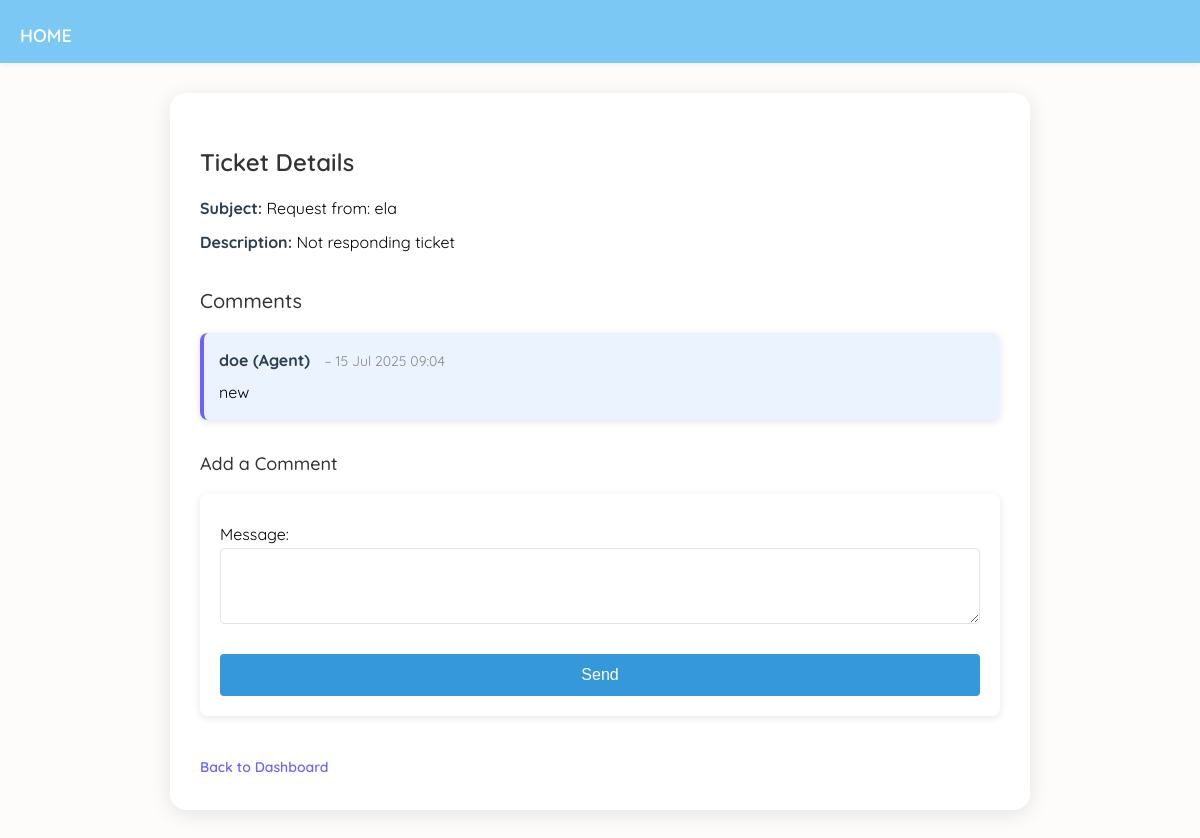
/workerticket/69/ (signed in), run on the app's committed database.
### helpdeskApp/models.py (models this page shows, shortened)
class Ticket(models.Model):
    STATUS_CHOICES = (
        ('open', 'Open'),
        ('in_progress', 'In Progress'),
        ('resolved', 'Resolved'),
        ('closed', 'Closed'),
    )
    PRIORITY_CHOICES = (
        ('high', 'High'),
        ('medium', 'Medium'),
        ('low', 'Low'),
    )
    CATEGORY_CHOICES = (
        ('software', 'Software'),
        ('hardware', 'Hardware'),
        ('network', 'Network'),
        ('other', 'Other'),
    )
    created_by = models.ForeignKey(
        settings.AUTH_USER_MODEL,
        on_delete=models.CASCADE,
        related_name='created_tickets'
    )
    assigned_to = models.ForeignKey(
        settings.AUTH_USER_MODEL,
        on_delete=models.SET_NULL,
        null=True,
        blank=True,
        limit_choices_to={'role': 'agent'},
        related_name='assigned_tickets'
    )
    subject = models.CharField(max_length=255)
    description = models.TextField()
    status = models.CharField(max_length=20, choices=STATUS_CHOICES, default='open')
    priority = models.CharField(max_length=10, choices=PRIORITY_CHOICES, default='medium')
    category = models.CharField(max_length=20, choices=CATEGORY_CHOICES, default='other')
    created_at = models.DateTimeField(auto_now_add=True)
    updated_at = models.DateTimeField(auto_now=True)

class Comment(models.Model):
    ticket = models.ForeignKey('Ticket', related_name='comments', on_delete=models.CASCADE)
    author = models.ForeignKey(User, on_delete=models.CASCADE)
    message = models.TextField()
    created_at = models.DateTimeField(auto_now_add=True)

class CustomUser(AbstractUser):
    ROLE_CHOICES= (
        ('worker', 'Worker'),
        ('agent','Helpdesk Agent'),
    )
    role=models.CharField(max_length=25, choices=ROLE_CHOICES)

### helpdeskApp/views.py (the view)
# urls.py: path('workerticket/<int:ticket_id>/', views.ticket_detail, name='ticket_detail'),
@login_required
def ticket_detail(request, ticket_id):
    ticket = get_object_or_404(Ticket, id=ticket_id)
    if request.user != ticket.created_by and request.user != ticket.assigned_to and not request.user.is_staff:
        return HttpResponseForbidden()
    comments = ticket.comments.all().order_by('created_at')
    if request.method == 'POST':
        form = CommentForm(request.POST)
        if form.is_valid():
            comment = form.save(commit=False)
            comment.ticket = ticket
            comment.author = request.user
            comment.save()
            return redirect('ticket_detail', ticket_id=ticket.id)
    else:
        form = CommentForm()
    return render(request, 'ticket_detail.html', {
        'ticket': ticket,
        'comments': comments,
        'form': form,
    })

### helpdeskApp/forms.py
class CommentForm(forms.ModelForm):
    class Meta:
        model = Comment
        fields = ['message']
        widgets = {
            'message': forms.Textarea(attrs={'rows': 3}),
        }

### helpdeskApp/templates/ticket_detail.html (shortened to what this page needs)
{% load static %}
<!DOCTYPE html>
<html>
<head>
    <link rel="stylesheet" href="{% static 'css/ticketdetail.css' %}">
    <nav class="navbar">
    <a href="/agent" class="logo"> HOME</a>
    </nav>
</head>
<body>
    <div class="container">
        <section>
            <h2>Ticket Details</h2>
            <p><strong>Subject:</strong> {{ ticket.subject }}</p>
            <p><strong>Description:</strong> {{ ticket.description }}</p>
        </section>
        <section>
            <h3>Comments</h3>
            <ul>
                {% for comment in comments %}
                    {% if comment.author.role == "agent" %}
                        <li style="background-color: #eaf3ff; border-left: 4px solid #6c63ff;">
                            <strong>{{ comment.author.username }} (Agent)</strong>
                    {% else %}
                        <li style="background-color: #fef6e4; border-left: 4px solid #f4a261;">
                            <strong>{{ comment.author.username }} (Worker)</strong>
                    {% endif %}
                            <span style="color:#888;"> – {{ comment.created_at|date:"d M Y H:i" }}</span><br>
                            <div style="margin-top: 6px;">{{ comment.message|linebreaksbr }}</div>
                        </li>
                {% empty %}
                    <li>No comments yet.</li>
                {% endfor %}
            </ul>
        </section>
        <section>
            <h4> Add a Comment</h4>
            <form method="post">
                {{ form.as_p }}
                <button type="submit">Send</button>
            </form>
        </section>
        <a href="{% url 'agent_dashboard' %}">Back to Dashboard</a>
    </div>
</body>
</html>

### helpdeskApp/static/css/ticketdetail.css (style rules this page uses)
body { font-family: 'Quicksand', sans-serif; background-color: var(--bg-light); color: var(--text-dark); margin: 0; padding: 20px; font-size: 16px; line-height: 1.6; }
.container { max-width: 1200px; margin: 0 auto; padding: 0 20px; }
h2 { color: #2c3e50; font-size: 24px; font-weight: 600; margin-bottom: 20px; }
h3 { color: #2c3e50; font-size: 20px; font-weight: 500; margin-bottom: 20px; }
h4 { color: #2c3e50; font-size: 18px; font-weight: 500; margin-bottom: 15px; }
section { margin-bottom: 40px; }
p { margin: 10px 0; }
p strong { color: #2c3e50; }
button, .btn { background: #3498db; color: #fff; border: none; padding: 10px 16px; border-radius: 4px; cursor: pointer; font-size: 14px; transition: background 0.3s ease; }
ul { list-style: none; padding: 0; }
ul li { background: #fff; border-radius: 8px; padding: 15px; margin-bottom: 10px; box-shadow: 0 2px 8px rgba(0, 0, 0, 0.1); transition: transform 0.2s ease, box-shadow 0.2s ease; }
ul li strong { font-size: 16px; color: #2c3e50; }
ul li span { font-size: 14px; color: #7f8c8d; margin-left: 10px; }
form { background: #fff; padding: 20px; border-radius: 8px; box-shadow: 0 2px 8px rgba(0, 0, 0, 0.1); }
form input, form textarea, form select { width: 100%; padding: 10px; margin-bottom: 15px; border: 1px solid #dfe6e9; border-radius: 4px; font-size: 14px; box-sizing: border-box; }
form button[type="submit"] { width: 100%; padding: 12px; background: #3498db; border: none; border-radius: 4px; color: #fff; font-size: 16px; cursor: pointer; transition: background 0.3s ease; }
a { color: #2980b9; text-decoration: none; font-size: 14px; display: inline-block; margin-top: 20px; }
.navbar { background-color: #2c3e50; padding: 15px 20px; box-shadow: 0 2px 4px rgba(0, 0, 0, 0.1); position: sticky; top: 0; z-index: 1000; margin-bottom: 20px; }
.navbar .logo { color: #fff; font-size: 24px; font-weight: 600; text-decoration: none; }

### helpdeskApp/templates/ticket_detail.html (style rules this page uses)
body { font-family: 'Quicksand', sans-serif; background-color: #fdfcfb; margin: 0; padding: 0; }
.container { max-width: 800px; margin: 30px auto; background-color: #ffffff; padding: 30px; border-radius: 16px; box-shadow: 0 4px 20px rgba(0,0,0,0.1); }
h2, h3, h4 { color: #333; margin-bottom: 15px; }
section { margin-bottom: 30px; }
p { margin: 8px 0; line-height: 1.6; }
strong { color: #555; }
ul { list-style-type: none; padding: 0; }
li { background: #f9f9f9; padding: 12px 16px; border-radius: 10px; margin-bottom: 10px; box-shadow: 0 1px 3px rgba(0,0,0,0.05); }
form { display: flex; flex-direction: column; }
textarea, input[type="text"] { font-family: inherit; padding: 12px; border-radius: 10px; border: 1px solid #ccc; margin-bottom: 12px; resize: vertical; font-size: 14px; }
button { background-color: #6c63ff; color: white; padding: 12px 20px; border: none; border-radius: 10px; font-size: 16px; cursor: pointer; transition: background 0.3s ease; }
a { display: inline-block; margin-top: 10px; text-decoration: none; color: #6c63ff; font-weight: 600; }
.navbar { background-color: #7bc8f4ff; padding: 12px 20px; box-shadow: 0 2px 6px rgba(0, 0, 0, 0.05); }
.navbar .logo { color: white; font-weight: 600; font-size: 18px; text-decoration: none; }

### data on the page
Ticket: subject "Request from: ela", description "Not responding ticket"
Comment: author.username "doe", created_at "15 Jul 2025 09:04", message "new"
